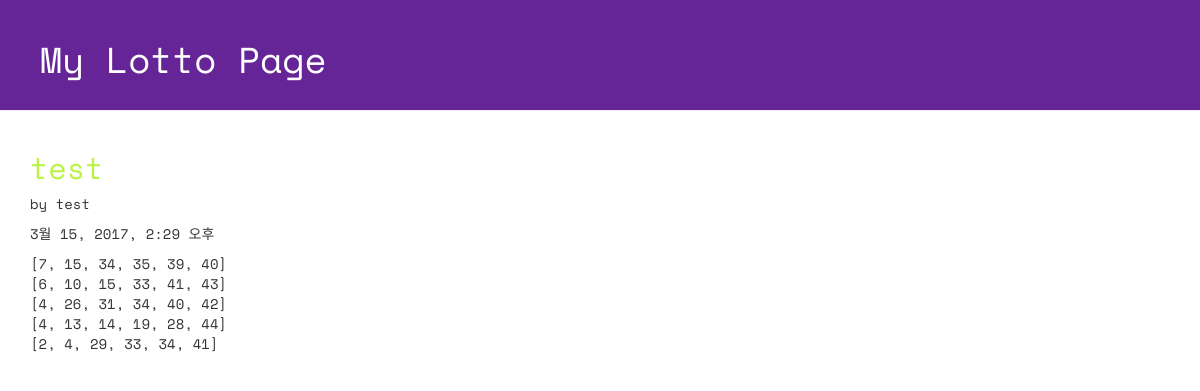
/lotto/4/detail/, run on the app's committed database.
### lotto/models.py (models this page shows, shortened)
class GuessNumbers(models.Model):
    name = models.CharField(max_length = 24)
    lottos = models.CharField(max_length = 255, default = '[1,2,3,4,5,6]')
    text = models.CharField(max_length = 255)
    num_lotto = models.IntegerField(default = 5)
    update_date = models.DateTimeField()

### lotto/views.py (the view)
# urls.py: url(r'^lotto/(?P<lottokey>[0-9]+)/detail/$', views.detail, name='detail'),
def detail(request, lottokey):
    lotto = GuessNumbers.objects.get(pk = lottokey)
    return render(request, "./lotto/detail.html", {"lotto": lotto})

### lotto/templates/lotto/detail.html (shortened to what this page needs)
<!DOCTYPE html>
{% load staticfiles %}
<html lang="ko">
<head>
  <link rel="stylesheet" href="//maxcdn.bootstrapcdn.com/bootstrap/3.2.0/css/bootstrap.min.css">
  <link rel="stylesheet" href="//maxcdn.bootstrapcdn.com/bootstrap/3.2.0/css/bootstrap-theme.min.css">
  <link rel="stylesheet" href="{% static 'css/lotto.css'%}">
</head>
<body>
  <div class="page-header">
  <h1>My Lotto Page</h1>
  </div>
  <div class="container lotto">
    <h2>{{lotto.text}}</h2>
    <p> by {{lotto.name}}</p>
    <p> {{lotto.update_date}}</p>
    <p> {{lotto.lottos|linebreaksbr}}</p>
  </div>
</body>
</html>

### lotto/static/css/lotto.css (style rules this page uses)
.page-header { background-color: #652596; margin-top: 0; padding: 20px 20px 20px 40px; font-family: 'Space Mono', monospace; }
.page-header h1 { color: #FFFFFF; }
.container { font-family: 'Space Mono', monospace; }
.container h2 { color: #b9f442; }

### data on the page
GuessNumbers: text "test", name "test", update_date "3월 15, 2017, 2:29 오후", lottos "[7, 15, 34, 35, 39, 40] [6, 10, 15, 33, 41, 43] [4, 26, 31, 34, 40, 42] [4, 13, 14, 19, 28, 44] [2, 4, 29, 33, 34, 41]"
